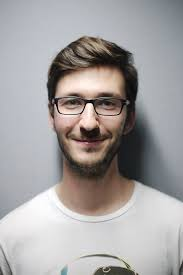
#> input picture src/exp/download.jpg, 183 x 275 px
$ python -i advanced_restoration.py   (imports and definitions only)
#> lines starting #> are read from the running program, lines starting #| are printed output that depends on the picture; after the words box and inside, x2 and y2 are one past the last pixel; in counts of white or black regions, pixels touching at a corner belong together
#> further down, picture is the input picture: shape (275, 183, 3); mean B, G, R 160.6, 160.6, 164
"""
advanced_restoration.py
Advanced image restoration techniques using FFT, Wavelets, and sophisticated algorithms.
This module provides state-of-the-art methods for restoring degraded images.
"""

import cv2
import numpy as np
import matplotlib.pyplot as plt
from scipy import ndimage
from scipy.fftpack import fft2, ifft2, fftshift, ifftshift


# [195 lines left out: functions fft_denoise, remove_periodic_noise, wavelet_denoise, not called in this run]


def auto_detect_damage_mask(image, method='edges', **kwargs):
    """
    Automatically detect damaged areas in an image.

    Args:
        image: Input image
        method: 'edges', 'brightness', or 'combined'
        **kwargs: Additional parameters for specific methods

    Returns:
        Binary mask of damaged areas
    """
#> called with method = 'edges'
    if len(image.shape) == 3:
        gray = cv2.cvtColor(image, cv2.COLOR_BGR2GRAY)
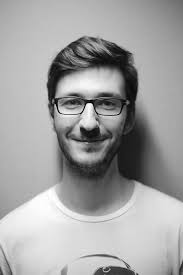
#> gray: shape (275, 183); min 1, max 255, mean 161.7
    else:
        gray = image.copy()

    mask = np.zeros(gray.shape, dtype=np.uint8)

    if method == 'edges':
        # Detect edges (scratches, cracks)
        edges = cv2.Canny(gray, kwargs.get('low_thresh', 50), kwargs.get('high_thresh', 150))
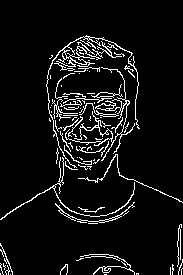
#> edges: shape (275, 183); 7% white in thin lines or dots, all inside (x1, y1, x2, y2) = (0, 35, 183, 275)

        # Dilate to make edges thicker
        kernel = np.ones((3, 3), np.uint8)
        mask = cv2.dilate(edges, kernel, iterations=kwargs.get('dilate_iter', 2))
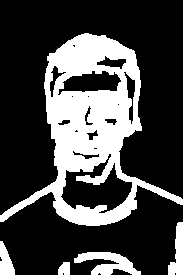
#> mask: shape (275, 183); 27.4% white; 5 white regions, box (x1, y1, x2, y2) and area: (0, 33, 183, 226) 12035, (74, 252, 141, 275) 811, (168, 222, 183, 275) 476, (0, 241, 15, 275) 330, (58, 262, 70, 275) 133

    elif method == 'brightness':
        # Detect very bright or very dark areas
        low_thresh = kwargs.get('low_thresh', 20)
        high_thresh = kwargs.get('high_thresh', 235)

        mask = ((gray < low_thresh) | (gray > high_thresh)).astype(np.uint8) * 255

    elif method == 'combined':
        # Combine multiple detection methods
        edges = cv2.Canny(gray, 50, 150)
        kernel = np.ones((3, 3), np.uint8)
        edges_dilated = cv2.dilate(edges, kernel, iterations=2)

        brightness_mask = ((gray < 20) | (gray > 235)).astype(np.uint8) * 255

        mask = cv2.bitwise_or(edges_dilated, brightness_mask)

    return mask


# [194 lines left out: functions exemplar_inpaint, anisotropic_diffusion, _anisotropic_diffusion_channel, unsharp_mask, color_correction, _match_histograms and 1 more, not called in this run]

>>> import cv2
>>> picture = cv2.imread('../exp/download.jpg')
>>> result = auto_detect_damage_mask(picture)

$ run again, on src/exp/your_image.jpg
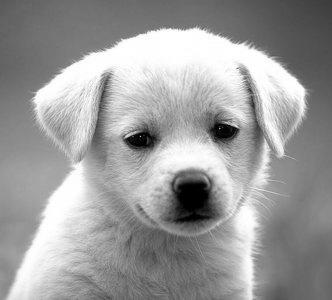
#> input picture src/exp/your_image.jpg, 332 x 300 px
#> picture is the input picture: shape (300, 332, 3); min 0, max 255, mean 155.7
#> in auto_detect_damage_mask, `edges = cv2.Canny(gray, kwargs.get('low_thresh', 50), kwargs.get('high..`:
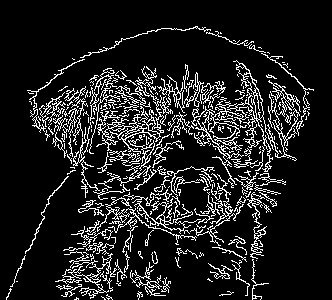
#> edges: shape (300, 332); 12.5% white in thin lines or dots, all inside (x1, y1, x2, y2) = (6, 26, 314, 300)
#> in auto_detect_damage_mask, `mask = cv2.dilate(edges, kernel, iterations=kwargs.get('dilate_iter', ..`:
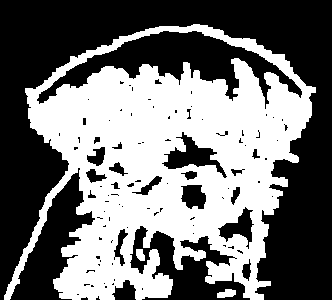
#> mask: shape (300, 332); 45% white; 3 white regions, box (x1, y1, x2, y2) and area: (4, 24, 316, 300) 44579, (217, 289, 236, 298) 125, (136, 249, 145, 261) 86

$ run again, on src/exp/restored_34_stage1_opencv.png
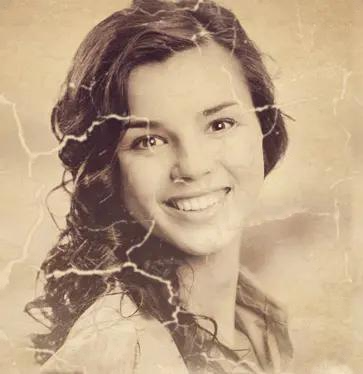
#> input picture src/exp/restored_34_stage1_opencv.png, 363 x 374 px
#> picture is the input picture: shape (374, 363, 3); mean B, G, R 133.4, 161, 186.6
#> in auto_detect_damage_mask, `edges = cv2.Canny(gray, kwargs.get('low_thresh', 50), kwargs.get('high..`:
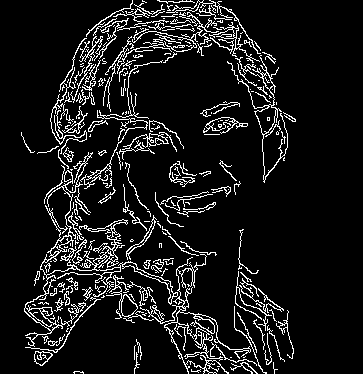
#> edges: shape (374, 363); 9.6% white in thin lines or dots, all inside (x1, y1, x2, y2) = (21, 0, 296, 374)
#> in auto_detect_damage_mask, `mask = cv2.dilate(edges, kernel, iterations=kwargs.get('dilate_iter', ..`:
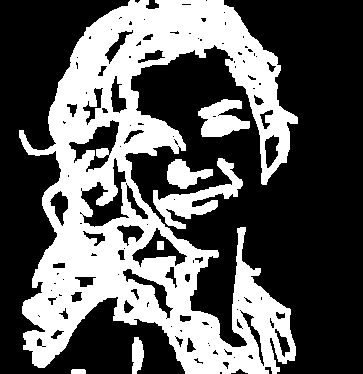
#> mask: shape (374, 363); 36.4% white; 7 white regions, largest, box (x1, y1, x2, y2) and area: (19, 0, 298, 374) 45039, (153, 158, 243, 229) 1934, (198, 99, 250, 137) 1231
